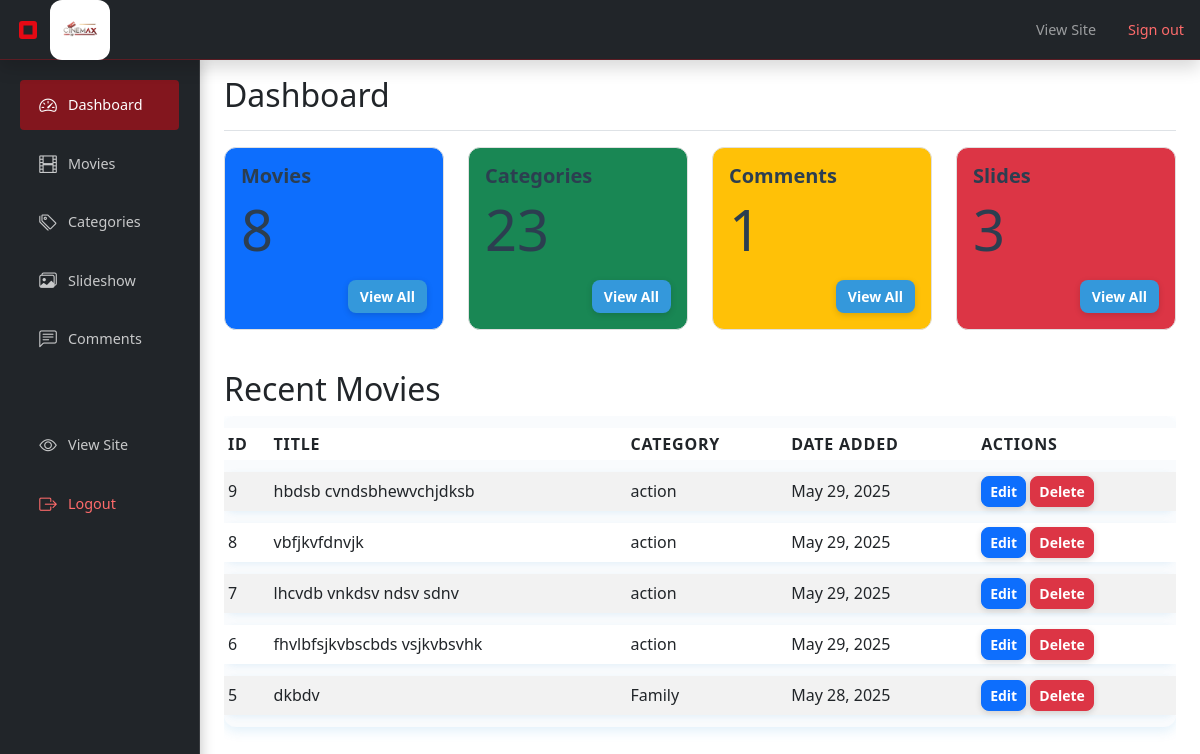
Screenshot of /admin/dashboard.php (signed in) with the database file from the repository.
### tables this page shows
CREATE TABLE `movies` (
  `id` int(11) NOT NULL,
  `title` varchar(255) NOT NULL,
  `description` text DEFAULT NULL,
  `poster` varchar(255) DEFAULT NULL,
  `video_url` varchar(255) DEFAULT NULL,
  `trailer_url` varchar(255) DEFAULT NULL,
  `category_id` int(11) DEFAULT NULL,
  `year` int(11) DEFAULT NULL,
  `duration` varchar(20) DEFAULT NULL,
  `created_at` timestamp NOT NULL DEFAULT current_timestamp(),
  `visit_count` int(11) DEFAULT 0,
  `release_date` date DEFAULT NULL
);

CREATE TABLE `categories` (
  `id` int(11) NOT NULL,
  `name` varchar(100) NOT NULL,
  `created_at` timestamp NOT NULL DEFAULT current_timestamp()
);

### includes/db.php (called while the page is built, shortened)
<?php
class Database {
    private $conn;
    public function __construct() {
        $this->conn = new mysqli(DB_HOST, DB_USER, DB_PASS, DB_NAME);
    }
    public function query($sql) {
        return $this->conn->query($sql);
    }
}
?>

### includes/functions.php (called while the page is built, shortened)
<?php
require_once 'db.php';
function getMovies($limit = null, $category = null, $search = null, $sort = 'newest') {
    $db = new Database();
    $sql = "SELECT m.*, c.name as category_name FROM movies m LEFT JOIN categories c ON m.category_id = c.id";
    if ($sort === 'newest') {
        $sql .= " ORDER BY m.created_at DESC";
    } else {
        $sql .= " ORDER BY m.created_at DESC";
    }
    if ($limit) {
        $sql .= " LIMIT " . (int)$limit;
    }
    $result = $db->query($sql);
    $movies = [];
    if ($result->num_rows > 0) {
        while ($row = $result->fetch_assoc()) {
            $movies[] = $row;
        }
    }
    return $movies;
}
?>

### admin/dashboard.php (the view, shortened to what this page needs)
<?php
require_once '../includes/functions.php';
$db = new Database();
$moviesCount = $db->query("SELECT COUNT(*) as count FROM movies")->fetch_assoc()['count'];
$categoriesCount = $db->query("SELECT COUNT(*) as count FROM categories")->fetch_assoc()['count'];
$commentsCount = $db->query("SELECT COUNT(*) as count FROM comments")->fetch_assoc()['count'];
$slidesCount = $db->query("SELECT COUNT(*) as count FROM slideshow")->fetch_assoc()['count'];
?>
<!DOCTYPE html>
<html lang="en">
    <head>
        <link href="https://cdn.jsdelivr.net/npm/bootstrap@5.3.0/dist/css/bootstrap.min.css" rel="stylesheet">
        <link rel="stylesheet" href="https://cdn.jsdelivr.net/npm/bootstrap-icons@1.10.0/font/bootstrap-icons.css">
    </head>
    <body>
        <?php include 'includes/admin-header.php'; ?>
        <div class="container-fluid">
            <div class="row">
                <?php include 'includes/admin-sidebar.php'; ?>
                <main class="col-md-9 ms-sm-auto col-lg-10 px-md-4">
                    <div class="d-flex justify-content-between flex-wrap flex-md-nowrap align-items-center pt-3 pb-2 mb-3 border-bottom">
                        <h1 class="h2">Dashboard</h1>
                    </div>
                    <div class="row">
                        <div class="col-md-3 fade-in-left">
                            <div class="card text-white bg-primary mb-3">
                                <div class="card-body">
                                    <h5 class="card-title">Movies</h5>
                                    <p class="card-text display-4"><?= $moviesCount ?></p>
                                    <a href="movies.php" class="btn btn-sm btn-primary float-end">View All</a>
                                </div>
                            </div>
                        </div>
                        <div class="col-md-3 fade-in-left">
                            <div class="card text-white bg-success mb-3">
                                <div class="card-body">
                                    <h5 class="card-title">Categories</h5>
                                    <p class="card-text display-4"><?= $categoriesCount ?></p>
                                    <a href="categories.php" class="btn btn-sm btn-success float-end">View All</a>
                                </div>
                            </div>
                        </div>
                        <div class="col-md-3 fade-in-left">
                            <div class="card text-white bg-warning mb-3">
                                <div class="card-body">
                                    <h5 class="card-title">Comments</h5>
                                    <p class="card-text display-4"><?= $commentsCount ?></p>
                                    <a href="comments.php" class="btn btn-sm btn-warning float-end">View All</a>
                                </div>
                            </div>
                        </div>
                        <div class="col-md-3 fade-in-left">
                            <div class="card text-white bg-danger mb-3">
                                <div class="card-body">
                                    <h5 class="card-title">Slides</h5>
                                    <p class="card-text display-4"><?= $slidesCount ?></p>
                                    <a href="slideshow.php" class="btn btn-sm btn-danger float-end">View All</a>
                                </div>
                            </div>
                        </div>
                    </div>
                    <h2 class="mt-4">Recent Movies</h2>
                    <div class="table-responsive">
                        <table class="table table-striped table-sm">
                            <thead>
                                <tr>
                                    <th>ID</th>
                                    <th>Title</th>
                                    <th>Category</th>
                                    <th>Date Added</th>
                                    <th>Actions</th>
                                </tr>
                            </thead>
                            <tbody class="fade-in-left">
                                <?php
                                $movies = getMovies(5);
                                foreach ($movies as $movie):
                                ?>
                                <tr>
                                    <td><?= $movie['id'] ?></td>
                                    <td><?= htmlspecialchars($movie['title']) ?></td>
                                    <td><?= htmlspecialchars($movie['category_name']) ?></td>
                                    <td><?= date('M d, Y', strtotime($movie['created_at'])) ?></td>
                                    <td>
                                        <a href="movies.php?action=edit&id=<?= $movie['id'] ?>" class="btn btn-sm btn-primary">Edit</a>
                                        <a href="movies.php?action=delete&id=<?= $movie['id'] ?>" class="btn btn-sm btn-danger" onclick="return confirm('Are you sure?')">Delete</a>
                                    </td>
                                </tr>
                                <?php endforeach; ?>
                            </tbody>
                        </table>
                    </div>
                </main>
            </div>
        </div>
    </body>
    </html>

### admin/dashboard.php (style rules this page uses)
.fade-in-left { animation: fadeInLeft 0.3s ease forwards; opacity: 0; }
.fade-in-left:nth-child(1) { animation-delay: 0.1s; }
.fade-in-left:nth-child(2) { animation-delay: 0.2s; }
.fade-in-left:nth-child(3) { animation-delay: 0.3s; }
.fade-in-left:nth-child(4) { animation-delay: 0.4s; }
.card { border-radius: 12px !important; background-color: #FFFFFF; border: 1px solid #E0E0E0; transition: box-shadow 0.3s ease, background-color 0.3s ease; color: #2C3E50; box-shadow: none; }
.card .card-title { color: #2C3E50; font-weight: 700; }
.card .card-text { color: #2C3E50; }
.card .btn { background-color: #3498DB; color: white; border: none; border-radius: 8px !important; box-shadow: 0 2px 6px rgba(52, 152, 219, 0.4); transition: background-color 0.3s ease, box-shadow 0.3s ease, transform 0.2s ease; font-weight: 600; padding: 0.375rem 0.75rem; }
.card .btn { border-radius: 8px !important; box-shadow: 0 2px 6px rgba(0,0,0,0.15); transition: background-color 0.3s ease, box-shadow 0.3s ease, transform 0.2s ease; font-weight: 600; padding: 0.375rem 0.75rem; }
table { width: 100%; border-collapse: separate !important; border-spacing: 0 12px !important; border-radius: 12px; overflow: hidden; background-color: #f9fbfd; box-shadow: 0 4px 12px rgba(52, 152, 219, 0.15); font-family: 'Segoe UI', Tahoma, Geneva, Verdana, sans-serif; }
thead tr { background-color: #3498DB; color: white; font-weight: 700; text-transform: uppercase; letter-spacing: 0.05em; border-bottom: none; }
thead th { padding: 12px 15px; border: none; }
tbody tr { background-color: white; transition: background-color 0.3s ease, box-shadow 0.3s ease; border-radius: 12px; box-shadow: 0 2px 6px rgba(52, 152, 219, 0.1); }
tbody tr td { border: none !important; vertical-align: middle; padding: 12px 15px; color: #2C3E50; }
.btn { border-radius: 8px !important; box-shadow: 0 2px 6px rgba(0,0,0,0.15); transition: background-color 0.3s ease, box-shadow 0.3s ease, transform 0.2s ease; font-weight: 600; }

### rows the page displays
movies: id "9", title "hbdsb cvndsbhewvchjdksb", category.name "action", created_at "May 29, 2025"
movies: id "8", title "vbfjkvfdnvjk", category.name "action", created_at "May 29, 2025"
movies: id "7", title "lhcvdb vnkdsv ndsv sdnv", category.name "action", created_at "May 29, 2025"
movies: id "6", title "fhvlbfsjkvbscbds vsjkvbsvhk", category.name "action", created_at "May 29, 2025"
movies: id "5", title "dkbdv", category.name "Family", created_at "May 28, 2025"

### other values shown
$moviesCount "8"
$categoriesCount "23"
$commentsCount "1"
$slidesCount "3"
